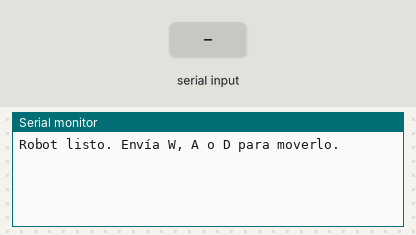
Recording of a sketch running on a simulated Arduino Uno, built with avr-gcc and run on an emulated ATmega328P. On the bench: the last lines printed to the serial monitor. Inputs (shaded band) come from the test bench.

Above: at 1.2 s.
1.3 s: "menu\n" received over Serial
At 2.5 s:
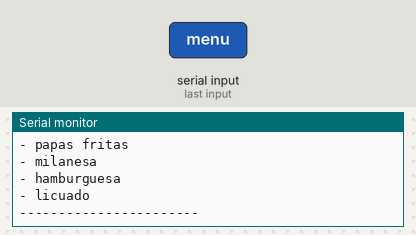
2.8 s: "papas fritas\n" received over Serial
At 3.4 s:
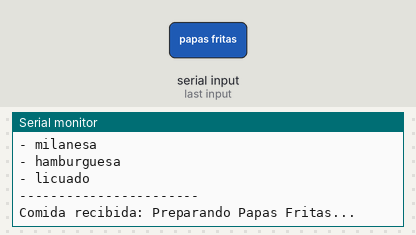
4.3 s: "milanesa\n" received over Serial
At 5.5 s:
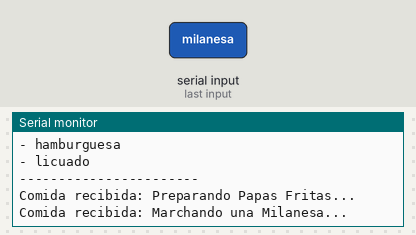
5.8 s: "hamburguesa\n" received over Serial
At 6.8 s:
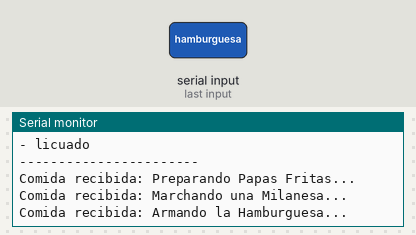
7.3 s: "licuado\n" received over Serial
At 7.8 s:
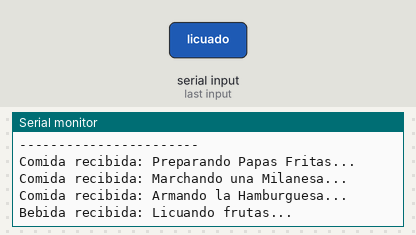
8.8 s: "w\n" received over Serial
At 9.9 s:
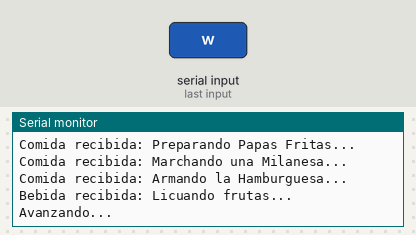

Measured:
- after the input at 1.3 s, the serial monitor: prints a new line at once (image 1)
- after the input at 2.8 s, the serial monitor: prints a new line at once (image 2)
- after the input at 4.3 s, the serial monitor: prints a new line at once (image 3)
- after the input at 5.8 s, the serial monitor: prints a new line at once (image 4)
- after the input at 7.3 s, the serial monitor: prints a new line at once (image 5)
- after the input at 8.8 s, the serial monitor: prints a new line at once (image 6)

The sketch:

vicente-ciro-control.ino
```cpp
#include <SoftwareSerial.h>

// Pines del Bluetooth en el control (RX, TX)
SoftwareSerial BT(10, 11);

void setup() {
  // Inicializar comunicación se
  BT.begin(9600);
  Serial.begin(9600);
  Serial.println("Robot listo. Envía W, A o D para moverlo.");
}

void loop() {
  if (Serial.available() > 0) {
    String comando = Serial.readStringUntil('\n');
    comando.trim();
    comando.toLowerCase();

    if (comando.length() == 0) return;

    if (comando == "menu") {
      Serial.println("\n--- MENU DISPONIBLE ---");
      Serial.println("- papas fritas");
      Serial.println("- milanesa");
      Serial.println("- hamburguesa");
      Serial.println("- licuado");
      Serial.println("-----------------------");
    } else if (comando == "papas fritas" || comando == "papasfritas") {
      Serial.println("Comida recibida: Preparando Papas Fritas...");
      BT.write("Papas");
    } else if (comando == "milanesa") {
      Serial.println("Comida recibida: Marchando una Milanesa...");
      BT.write("Mila");
    } else if (comando == "hamburguesa" || comando == "haburgesa") {
      Serial.println("Comida recibida: Armando la Hamburguesa...");
      BT.write("Hambu");
    } else if (comando == "licuado") {
      Serial.println("Bebida recibida: Licuando frutas...");
      BT.write("Liq");
    } else if (comando == "w" || comando == "W") {
      Serial.println("Avanzando...");
      BT.write("W");
      delay(500);
      BT.write("Q");
    } else if (comando == "a" || comando == "A") {
      Serial.println("Girando ~45° a la izquierda...");
      BT.write("A");
      delay(500);
      BT.write("Q");
    } else if (comando == "d" || comando == "D") {
      Serial.println("Girando ~45° a la derecha...");
      BT.write("D");
      delay(500);
      BT.write("Q");
    }  else {
      Serial.print("Comando desconocido: '");
      Serial.print(comando);
      Serial.println("'. Intente con 'menu'.");
    }
  }
}
```
